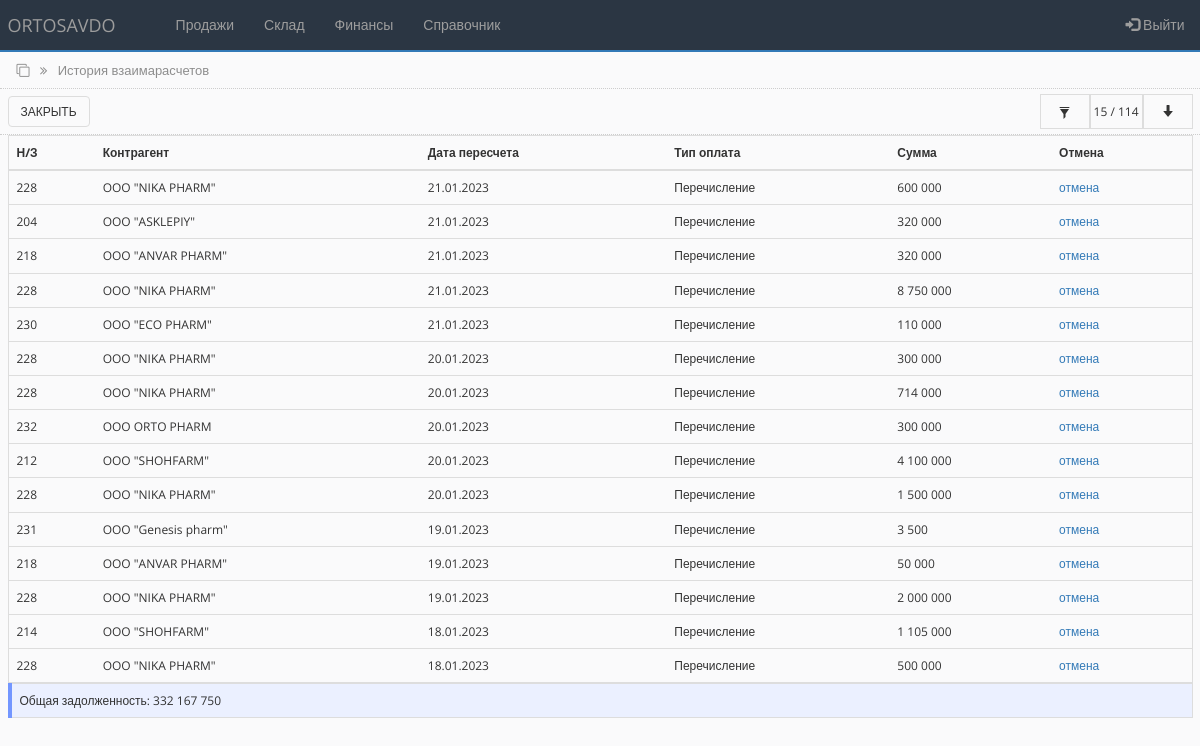
Page /booked_payment_list.php (signed in) on the earlier database version.
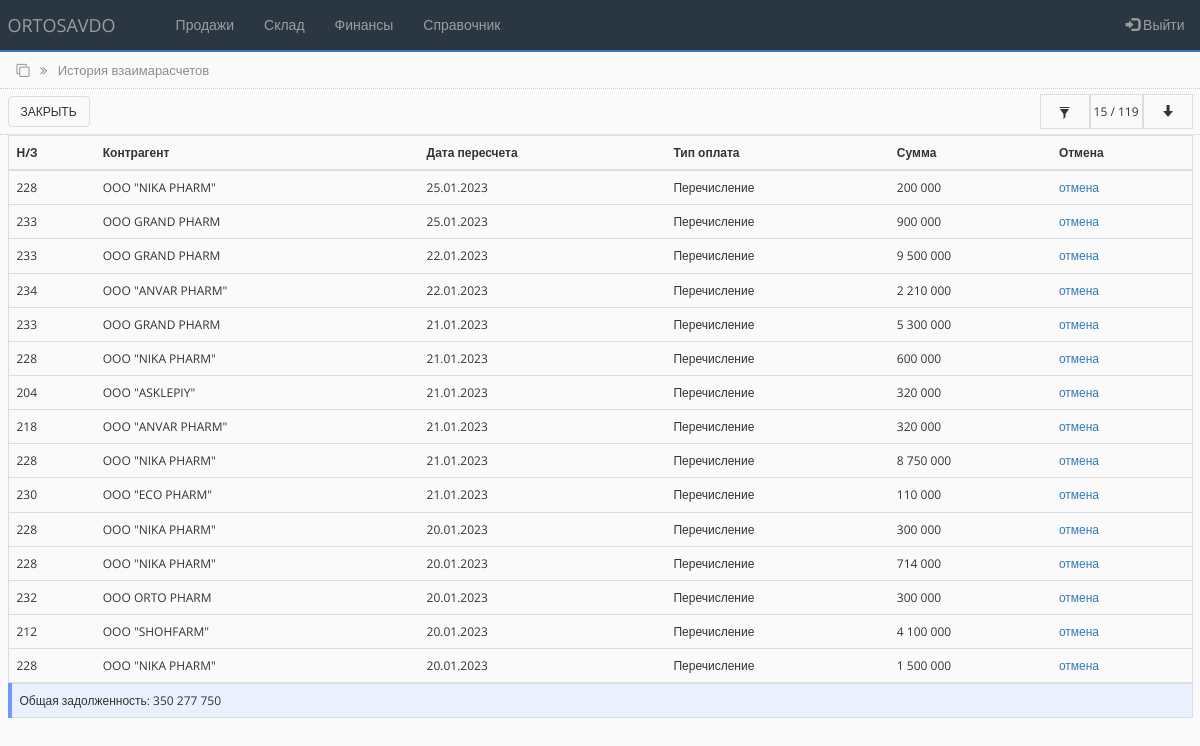
Same page on the later database version.
### tables this page shows
CREATE TABLE `debts` (
  `id` int(50) NOT NULL,
  `id_counterpartie` int(11) NOT NULL,
  `order_id` int(50) DEFAULT NULL,
  `debt` int(100) NOT NULL DEFAULT '0',
  `main_prepayment` int(11) NOT NULL DEFAULT '0',
  `prepayment` int(250) NOT NULL DEFAULT '0',
  `payment_type` varchar(50) NOT NULL DEFAULT 'Перечисление',
  `order_date` timestamp NOT NULL DEFAULT CURRENT_TIMESTAMP ON UPDATE CURRENT_TIMESTAMP,
  `status` int(50) DEFAULT '0'
);

CREATE TABLE `counterparties_tbl` (
  `id` int(255) NOT NULL,
  `name` varchar(250) NOT NULL,
  `alternative_name` varchar(250) NOT NULL,
  `inn` varchar(255) NOT NULL,
  `nds` varchar(255) NOT NULL,
  `raschetny_schet` varchar(255) NOT NULL,
  `mfo` varchar(100) NOT NULL,
  `address` varchar(250) NOT NULL,
  `contact` varchar(250) NOT NULL,
  `director` varchar(250) NOT NULL,
  `accountant` varchar(250) NOT NULL
);

### bot_lib.php (called while the page is built, shortened)
<?php
function get_contractor($connect, $contractor_id){
	$query = "SELECT * FROM counterparties_tbl WHERE id='$contractor_id'";
	$result = mysqli_query($connect, $query);
	$contractor = mysqli_fetch_assoc($result);
	return $contractor;
}
?>

### booked_payment_list.php (the view, shortened to what this page needs)
<?php
include('settings.php');
include('bot_lib.php');
$limit = 15;
if (isset($_POST['id_contractor']) AND isset($_POST['from_date']) AND isset($_POST['to_date'])) {
   $id_cont = $_POST['id_contractor'];
   $fr_date = $_POST['from_date'];
   $to_date = $_POST['to_date'];
   $bg_sts = '#ebf0ff';
   $display_sts = 'none';
   $display_sts_filer_on = 'true';
    $query = "SELECT * FROM debts WHERE id_counterpartie = '$id_cont' AND prepayment > '0' AND order_date >= '$fr_date' AND order_date <= '$to_date' ORDER BY id DESC";
    $all_debt_query = "SELECT sum(prepayment) as all_debt, count(id) as allcount FROM debts WHERE id_counterpartie = '$id_cont' AND prepayment > '0' AND order_date >= '$fr_date' AND order_date <= '$to_date' ORDER BY id DESC";
}
else {
    $query = "SELECT * FROM debts WHERE prepayment > '0' ORDER BY id desc LIMIT 0,".$limit;
    $all_debt_query = "SELECT sum(prepayment) as all_debt, count(id) as allcount FROM debts WHERE prepayment > '0'";
}
$rs_result = mysqli_query ($connect, $query);
$all_debt_result = mysqli_query ($connect, $all_debt_query);
$all_debt_fetch = mysqli_fetch_array($all_debt_result);
$all_debt = $all_debt_fetch['all_debt'];
$all_count = $all_debt_fetch['allcount'];
?>
<!DOCTYPE html>
<html lang="ru">
<head>
    <link rel="stylesheet" href="https://maxcdn.bootstrapcdn.com/bootstrap/3.4.1/css/bootstrap.min.css">
    <link rel="stylesheet" href="https://cdnjs.cloudflare.com/ajax/libs/font-awesome/4.7.0/css/font-awesome.min.css">
    <link rel="stylesheet" href="css/bootstrap-grid.min.css">
    <link rel="stylesheet" href="https://cdnjs.cloudflare.com/ajax/libs/selectize.js/0.15.2/css/selectize.default.min.css" />
    <link rel="stylesheet" href="css/style.css">
</head>
<body>
<?php include 'partSite/nav.php'; ?>
<div class="page_name">
    <div class="container-fluid">
        <i class="fa fa-clone" aria-hidden="true"></i>
        <i class="fa fa-angle-double-right right_cus"></i>
        <span class="right_cus">История взаимарасчетов</span>
    </div>
</div>
<div class="toolbar">
        <div class="container-fluid">
           <div class="toolbar_wrapper">
                <div><a href="settlements_clients.php"> <button type="button" class="btn btn-custom">закрыть</button> </a></div>
                <div class="filter-container">
                    <div style="background-color:<?php echo $bg_sts;?>" class="filter-container-item first" data-toggle="modal" data-target="#filter">
                     <span class="glyphicon glyphicon-filter"></span>
                    </div>
                    <div style="display:<?php echo $display_sts;?>" class="filter-container-item">
                        <span><span id="row_c"><?php echo $limit; ?></span> / <?php echo $all_count; ?></span>
                    </div>
                    <div style="display:<?php echo $display_sts;?>" class="filter-container-item">
                        <div class="loadmore">
                            <button class="btn btn-outline-info" type="button" id="loadBtn" value="+10"><span class="glyphicon glyphicon-arrow-down"></span></button>
                        </div>
                    </div>
                </div>
           </div>
        </div>
</div>
<div class="all_table">
    <div class="container-fluid">
        <table class="table table-hover">
        <thead>
            <tr>
            <th scope="col">Н/З</th>
            <th scope="col">Контрагент</th>
            <th scope="col">Дата пересчета</th>
            <th scope="col">Тип оплата</th>
            <th scope="col">Сумма</th>
            <th>Отмена</th>
            </tr>
        </thead>
        <tbody class="postList">
            <?php
                while ($row = mysqli_fetch_array($rs_result)) {
            ?>
            <tr class="item">
                <td><?php echo $row["order_id"]; ?></td>
                <td><?php $user = get_contractor($connect, $row["id_counterpartie"]); echo $user["name"];?></td>
                <td><?php echo $date = date("d.m.Y", strtotime($row["order_date"])); ?></td>
                <td><?php echo $row["payment_type"]; ?></td>
                <td><?php echo number_format($row["prepayment"], 0, ',', ' '); ?></td>
                <td><a href="#">отмена</a></td>
            </tr>
            <?php
                };
            ?>
        </tbody>
        </table>
        <table class="table" style="background-color:#ebf0ff; border-left: 4px solid #7396ff;">
            <tr>
                <td >Общая задолженность: <?php echo number_format($all_debt, 0, ',', ' '); ?></td>
            </tr>
        </table>
    </div>
</div>
</body>
</html>

Differences in the rows shown:
no longer on this page (row unchanged): debts: order "231", counterparties_tbl.name "OOO \"Genesis pharm\"", order_date "19.01.2023", payment_type "Перечисление", prepayment "3 500"
no longer on this page (row unchanged): debts: order "218", counterparties_tbl.name "OOO \"ANVAR PHARM\"", order_date "19.01.2023", payment_type "Перечисление", prepayment "50 000"
no longer on this page (row unchanged): debts: order "228", counterparties_tbl.name "OOO \"NIKA PHARM\"", order_date "19.01.2023", payment_type "Перечисление", prepayment "2 000 000"
no longer on this page (row unchanged): debts: order "214", counterparties_tbl.name "OOO \"SHOHFARM\"", order_date "18.01.2023", payment_type "Перечисление", prepayment "1 105 000"
no longer on this page (row unchanged): debts: order "228", counterparties_tbl.name "OOO \"NIKA PHARM\"", order_date "18.01.2023", payment_type "Перечисление", prepayment "500 000"
added debts: order "228", counterparties_tbl.name "OOO \"NIKA PHARM\"", order_date "25.01.2023", payment_type "Перечисление", prepayment "200 000"
added debts: order "233", counterparties_tbl.name "OOO GRAND PHARM", order_date "25.01.2023", payment_type "Перечисление", prepayment "900 000"
added debts: order "233", counterparties_tbl.name "OOO GRAND PHARM", order_date "22.01.2023", payment_type "Перечисление", prepayment "9 500 000"
added debts: order "234", counterparties_tbl.name "OOO \"ANVAR PHARM\"", order_date "22.01.2023", payment_type "Перечисление", prepayment "2 210 000"
added debts: order "233", counterparties_tbl.name "OOO GRAND PHARM", order_date "21.01.2023", payment_type "Перечисление", prepayment "5 300 000"
Other differences:
$all_count: "114" → "119"
$all_debt: "332 167 750" → "350 277 750"
